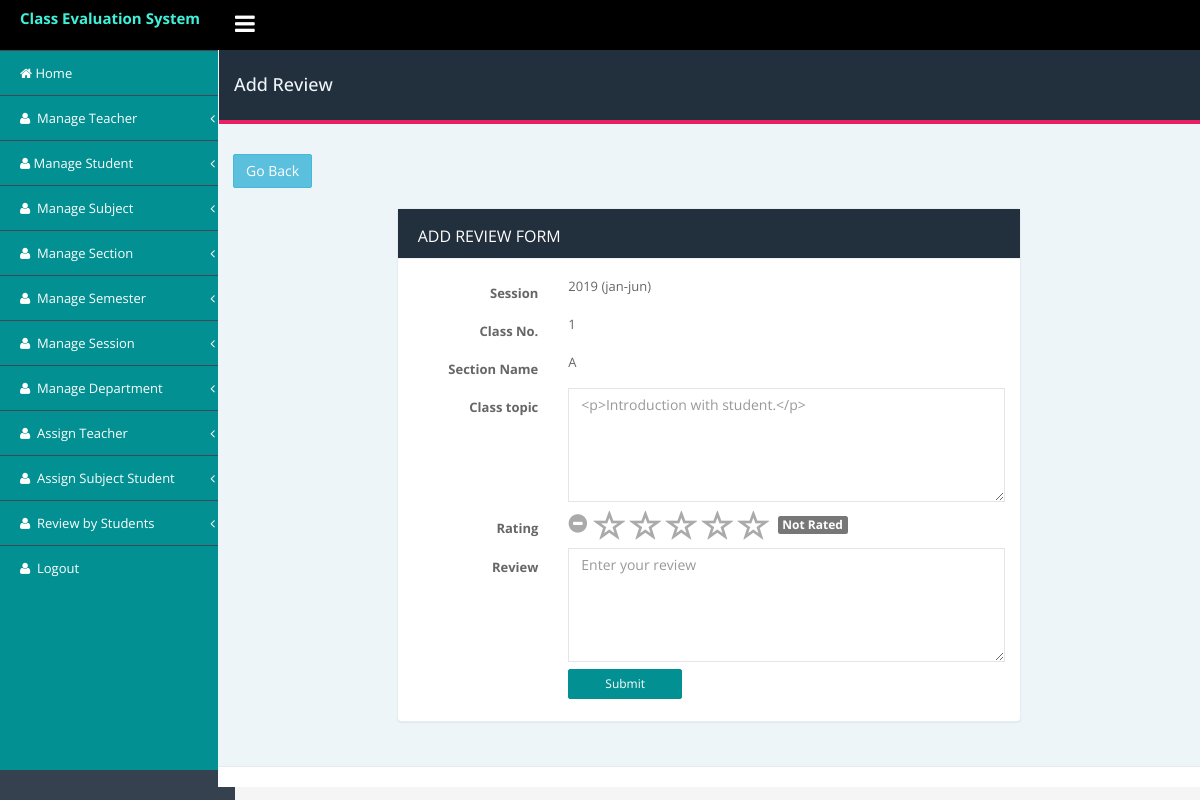
The page /admin/review/add_new_review.php?ast_id=1&&id=1&&t_id=1 (signed in) on the database its author committed.
### tables this page shows
CREATE TABLE `daily_class_lecture` (
  `id` int(11) NOT NULL,
  `assign_class_id` int(11) DEFAULT NULL COMMENT 'this id from assign class table',
  `course_outline` longtext,
  `class_no` int(11) DEFAULT NULL,
  `status` int(11) DEFAULT '1',
  `created_at` datetime DEFAULT NULL,
  `updated_at` timestamp NULL DEFAULT CURRENT_TIMESTAMP ON UPDATE CURRENT_TIMESTAMP
);

CREATE TABLE `session` (
  `id` int(11) NOT NULL,
  `session_name` varchar(255) DEFAULT NULL,
  `year` year(4) NOT NULL,
  `status` tinyint(4) DEFAULT '1',
  `created_at` datetime DEFAULT NULL,
  `updated_at` timestamp NULL DEFAULT CURRENT_TIMESTAMP
);

CREATE TABLE `section` (
  `id` int(11) NOT NULL,
  `section_name` varchar(255) DEFAULT NULL,
  `status` tinyint(4) DEFAULT '1' COMMENT '1=active,0=inactive',
  `created_at` datetime DEFAULT NULL,
  `updated_at` timestamp NULL DEFAULT NULL
);

### admin/review/add_new_review.php (the view, shortened to what this page needs)
<?php include('../includes/db/connection_db.php');?>
<!DOCTYPE html>
<html lang="en">
<head>
        <?php include('../includes/head_link.php');?>
    </head>
    <body class="fixed-top">
        <div id="wrapper">
             <?php include('../includes/nav_header.php');?>
            <div class="page-container">
                <?php include('../includes/left_sidebar.php');?>
                <div class="page-content-wrapper">
                    <div class="content-wrapper container">
                        <div class="row">
                            <div class="col-sm-12">
                                <div class="page-title">
                                    <div class="row">
                                        <h4 class="pull-left">Add Review</h4>
                                    </div>
                                </div>
                                <a class="btn btn-info" href="daily_class_review.php?ast_id=<?php echo $_SESSION['ast_id']?>">Go back</a>
                            </div>
                        </div>
                        <div class="row">
                            <div class="col-md-8 col-md-offset-2">
                                <div class="panel panel-card margin-b-30">
                                    <div class="panel-heading">
                                      Add Review Form
                                    </div>
                                    <div class="panel-body">
                                    <form class="form-horizontal" method="post" action="<?=$base?>/sql/insert_sql.php">
                                    <?php
                                                if(isset($_GET['id'])){
                                                    $class_no_id = $_GET['id'];
                                                }
                                                $sql = "SELECT daily_class_lecture.id as daily_class_lecture_id,class_no, course_outline,
                                                section.section_name as section,
                                                session.session_name as session,
                                                session.year as s_year,
                                                subject.subject_name as subject
                                                from daily_class_lecture
                                                inner join assign_class
                                                on assign_class.id=daily_class_lecture.assign_class_id
                                                inner join assign_teacher as ast
                                                on ast.id = assign_class.assign_teacher_id
                                                inner join subject
                                                on subject.id=ast.subject_id
                                                inner join session
                                                on ast.session_id=session.id
                                                inner join section
                                                on ast.section_id=section.id
                                                where daily_class_lecture.id = $class_no_id and daily_class_lecture.status = 1";
                                                $result = $conn->query($sql);
                                                if ($result->num_rows > 0) {
                                                while($data = $result->fetch_assoc()) {
                                                 $section=$data['section'];
                                                 $session=$data['session'];
                                                 $s_year=$data['s_year'];
                                                 $course_outline=$data['course_outline'];
                                                 $class_no=$data['class_no'];
                                                ?>
                                                <div class="form-group">
                                                <label class="col-lg-3 control-label">Session
                                                </label>
                                                <div class="col-lg-9">
                                                <?php echo $s_year." (".$session.")";?>
                                                </div>
                                                </div>
                                                <div class="form-group">
                                                <label class="col-lg-3 control-label">Class No.
                                                </label>
                                                <div class="col-lg-9">
                                                <?php echo $class_no;?>
                                                </div>
                                                </div>
                                                <div class="form-group">
                                                <label class="col-lg-3 control-label">Section Name
                                                </label>
                                                <div class="col-lg-9">
                                                <?=$section;?>
                                                </div>
                                                </div>
                                                <div class="form-group">
                                                <label class="col-lg-3 control-label">Class topic
                                                </label>
                                                <div class="col-lg-9">
                                                <textarea name="course_outline" id="" rows="5" readonly class="form-control"><?php echo $course_outline;?></textarea>
                                                </div>
                                                </div>
                                                <div class="form-group">
                                                <label class="col-lg-3 control-label">Rating
                                                </label>
                                                <div class="col-lg-9">
                                                </div>
                                                </div>
                                                <div class="form-group">
                                                <label class="col-lg-3 control-label">Review
                                                </label>
                                                <div class="col-lg-9">
                                                <textarea name="comment" id="" rows="5" required class="form-control" placeholder="Enter your review"></textarea>
                                                </div>
                                                </div>
                                                <div class="form-group">
                                                <div class="col-lg-offset-3 col-lg-9">
                                                    <input type="submit" class="btn btn-sm btn-primary" name="add_review" value="submit">
                                                </div>
                                            </div>
                                                    <?php } } ?>
                                        </form>
                                    </div>
                                </div>
                            </div>
                        </div>
                    </div>
                  <?php include('../includes/footer.php');?>
            </div>
        </div>
    </body>
</html>

### admin/assets/css/style.css (style rules this page uses)
body { font-family: 'Open Sans', sans-serif; font-size: 13px; line-height: 1.42857143; color: #666; background-color: #f5f5f5; min-height: 100%; margin: 0px; padding: 0px; line-height: 24px; overflow-x: hidden; font-weight: 400; }
.margin-b-30 { margin:20px 0px; }
a { color: #3ff1d8; text-decoration: none; }
.btn-primary { color: #fff; background-color: #36c6d3; border-color: #039092; }
.btn:not(.btn-raised).btn-primary, .input-group-btn .btn:not(.btn-raised).btn-primary { color: #fff; }
.btn.btn-sm, .input-group-btn .btn.btn-sm, .btn-group-sm .btn, .btn-group-sm .input-group-btn .btn { padding: 5px 36px; }
.panel { min-width:250px; }
.btn { text-transform: capitalize; font-weight: 400; letter-spacing: 0px; border-radius:2px; -webkit-border-radius: 2px; }
.form-control,.form-control[disabled], .form-control[readonly], fieldset[disabled] .form-control { border-radius: 0px; box-shadow: none; border: 1px solid rgba(0,0,0,0.1); color: #999; background-color: transparent; }
.btn-primary { background-color: #039092; }
.fixed-top .page-container { margin-top: 50px; }
.page-container { margin: 0; padding: 0; position: relative; }
.content-wrapper.container { width: 100%; }
.page-title { margin: 0px; margin-left: -14px; margin-right: -15px; padding-left: 30px; padding-right: 30px; padding-top: 15px; padding-bottom: 15px; margin-bottom: 30px; background-color: #222f3c; color:#eef5f9!important; border-bottom: 4px solid #E91E63; }
.content-wrapper.container { padding-bottom:45px; }
.page-content-wrapper { margin-left: 218px; margin-top: 0; min-height: 600px; background: #eef5f9; position: relative; }
.panel { border: 1px solid #e7ecf1!important; border-radius: 0px; }
.panel-heading { border-bottom: 1px solid #eef1f5; padding: 15px 20px 10px; border-top-left-radius: 0px; border-top-right-radius: 0px; font-size: 16px; text-transform:uppercase; }
.form-group { padding-bottom: 7px; margin: 0px 0 0 0; }
[class*="panel-"] > .panel-heading { border: 0; border-bottom: 1px solid #eef1f5; background-color: #222f3c; color: #fff; }
.panel { margin-bottom: 20px; background-color: #fff; border: 1px solid transparent; border-radius: 4px; -webkit-box-shadow: 0 1px 1px rgba(0,0,0,.05); box-shadow: 0 1px 1px rgba(0,0,0,.05); }

### rows shown on the page
daily_class_lecture: session.year "2019", session.session_name "jan-jun", class_no "1", section.section_name "A", course_outline "<p>Introduction with student.</p>"
